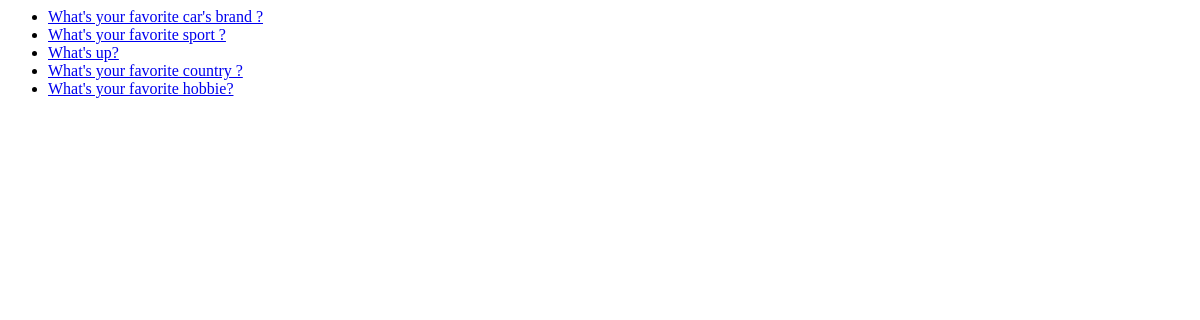
Before: /polls/ with the older database file.
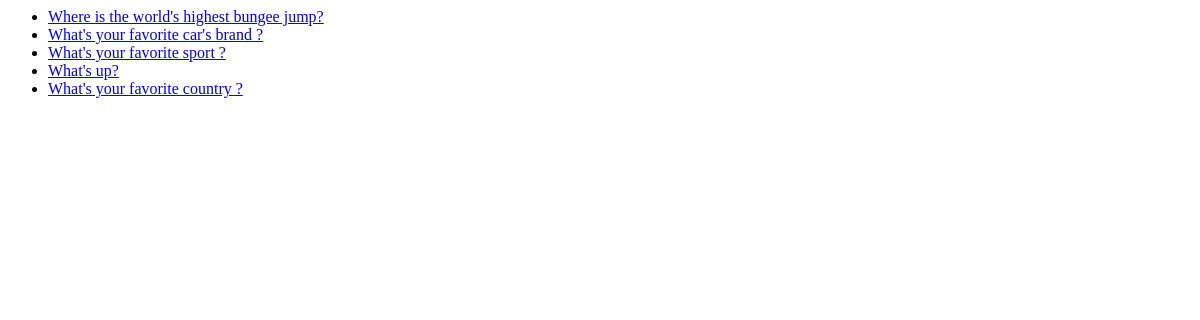
After: the same page with the newer database file.
### polls/models.py (models this page shows, shortened)
class Question(models.Model):
    question_text = models.CharField(max_length=200)
    pub_date = models.DateTimeField("date published")

### polls/views.py (the view)
# urls.py: path("", views.IndexView.as_view(), name="index"),
class IndexView(generic.ListView):
    template_name = "polls/index.html"
    context_object_name = "latest_question_list"
    def get_queryset(self):
        return Question.objects.order_by("-pub_date")[:5]

### polls/templates/polls/index.html
{% if latest_question_list %}
    <ul>
    {% for question in latest_question_list %}
        <li><a href="{% url 'polls:detail' question.id %}">{{ question.question_text }}</a></li>
    {% endfor %}
    </ul>
{% else %}
    <p>No polls are available.</p>
{% endif %}

Changed rows visible on the page:
no longer on this page (row unchanged): Question: question_text "What's your favorite hobbie?"
added Question: question_text "Where is the world's highest bungee jump?"
